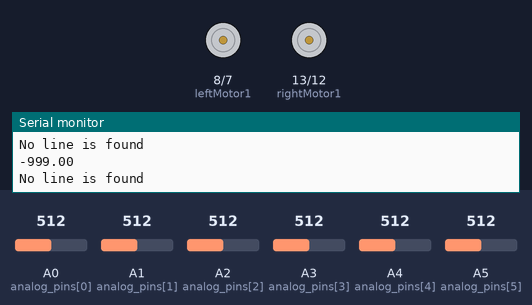
Simulated run of this sketch. Board: Arduino Uno, built with avr-gcc and run on an emulated ATmega328P. Shown: motor-driver pin pairs drawn as motors (green arrow = first pin HIGH = forward, orange = second pin HIGH = backward, longer = more drive, scaled by the enable pin), the last lines printed to the serial monitor. Inputs (shaded band) come from the test bench; at power-on: A0 (analog_pins[0]) = 512, A3 (analog_pins[3]) = 512, A1 (analog_pins[1]) = 512, A2 (analog_pins[2]) = 512, A4 (analog_pins[4]) = 512, A5 (analog_pins[5]) = 512.

Above: at 1.2 s.
1.3 s: A0 (analog_pins[0]) set to 736
2.8 s: A0 (analog_pins[0]) set to 763
At 4.1 s:
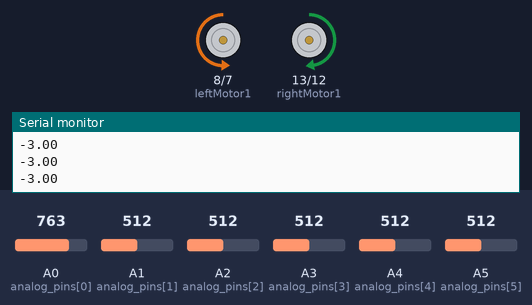
5.3 s: A0 (analog_pins[0]) set to 716
At 6.71 s:
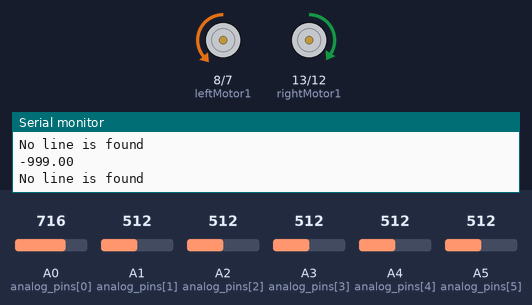
8.3 s: A3 (analog_pins[3]) set to 739
10.5 s: A3 (analog_pins[3]) set to 765
At 11.8 s:
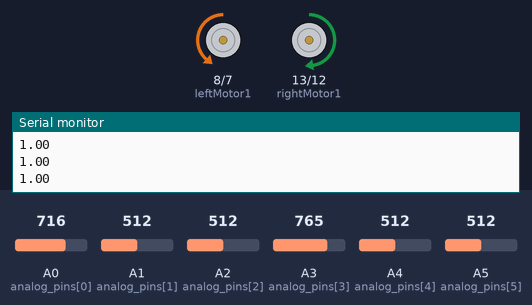
12.8 s: A3 (analog_pins[3]) set to 716
At 14.21 s:
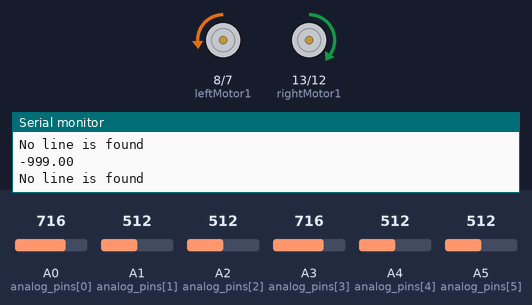
Timing chart, 0 to 16.8 s (numbered marks = the images above; inputs shaded):
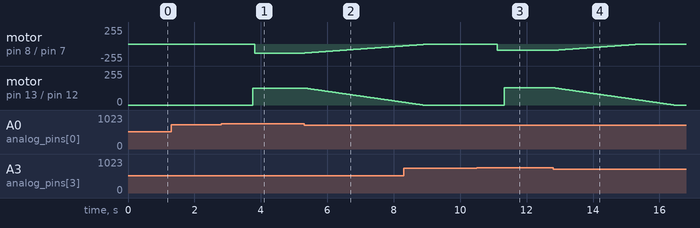

Measured:
- the behaviour switches between 750 and 751 on A0 (analog_pins[0]) (found by bisection; images 0 and 1)
- the behaviour switches between 750 and 751 on A3 (analog_pins[3]) (found by bisection; images 2 and 3)
- after the input at 2.8 s, motor on pin 8 (leftMotor1) / pin 7 (leftMotor2): stopped → backward 135/255 after 1.0 s; motor on pin 13 (rightMotor1) / pin 12 (rightMotor2): stopped → forward 127/255 after 0.95 s
- after the input at 5.3 s, motor on pin 8 (leftMotor1) / pin 7 (leftMotor2): moves from backward 135/255 to backward 29/255 over 2.9 s, starting at once; motor on pin 13 (rightMotor1) / pin 12 (rightMotor2): moves from forward 127/255 to forward 21/255 over 2.9 s, starting at once
- after the input at 10.5 s, motor on pin 8 (leftMotor1) / pin 7 (leftMotor2): stopped → backward 95/255 after 0.62 s; motor on pin 13 (rightMotor1) / pin 12 (rightMotor2): stopped → forward 129/255 after 0.83 s
- after the input at 12.8 s, motor on pin 8 (leftMotor1) / pin 7 (leftMotor2): moves from backward 95/255 to stopped over 2.6 s, starting at once; motor on pin 13 (rightMotor1) / pin 12 (rightMotor2): moves from forward 129/255 to stopped over 3.6 s, starting at once

The sketch:

line_follower_test.ino
```cpp
uint8_t analog_pins[6] = { A0, A1, A2, A3, A4, A5 };  // A0-> 2 (left) A5->7 (right)Define the analog input pins
#define rightMotor1 13                                //right motor 240RPM
#define rightMotor2 12
#define right_pwm_normalizer 1
#define rightMotorPWM 11
#define leftMotor1 8  //right motor 320RPM
#define leftMotor2 7
#define leftMotorPWM 10
#define left_pwm_normalizer 0.75
/*  digitalWrite(rightMotor1,HIGH);
    digitalWrite(rightMotor2, LOW); right motor forward

    digitalWrite(leftMotor1,LOW);
    digitalWrite(leftMotor2, HIGH); left motor forward
*/

void setup() {
  Serial.begin(9600);
  pinMode(rightMotor1, OUTPUT);
  pinMode(rightMotor2, OUTPUT);
  pinMode(rightMotorPWM, OUTPUT);
  pinMode(leftMotor1, OUTPUT);
  pinMode(leftMotor2, OUTPUT);
  pinMode(leftMotorPWM, OUTPUT);

  for (uint8_t i = 0; i < 6; i++) {
    pinMode(analog_pins[i], INPUT);
  }
}

unsigned int threshold = 710;  // Threshold for detecting black
void loop() {
  update_black_detections(750);
  Serial.println(get_line_pos());

  uint8_t base_pwm = 127;

  float line_position = get_line_pos();
  if (line_position == -999) {
    Serial.println("No line is found");
    drive_left_motor_at(0, 20, 1);
    drive_right_motor_at(0, 20, 1);
  } else if (line_position > 0) {
    int left_pwm = int(base_pwm * left_pwm_normalizer);
    int right_pwm = int((base_pwm + 2 * line_position * line_position * line_position) * right_pwm_normalizer);
    drive_left_motor_at(left_pwm, 1, 1);
    drive_right_motor_at(right_pwm, 1, 1);
  } else {
    line_position = -line_position;
    int left_pwm = int((base_pwm + 2 * line_position * line_position * line_position) * left_pwm_normalizer);
    int right_pwm = int(base_pwm * right_pwm_normalizer);
    drive_left_motor_at(left_pwm, 1, 1);
    drive_right_motor_at(right_pwm, 1, 1);
  }
}

uint8_t is_black[6] = { 0, 0, 0, 0, 0, 0 };
uint8_t update_black_detections(int black_threshold) {
  //uint8_t analog_pins[6] = {A0, A1, A2, A3, A4, A5}; // A0-> 2 (left) A5->7 (right)Define the analog input pins
  //right -> 2, left ->7

  for (uint8_t i = 0; i < 6; i++) {
    int analog_value = analogRead(analog_pins[i]);
    uint8_t digital_val = 0;
    if (analog_value > black_threshold) digital_val = 1;
    is_black[i] = digital_val;
  }
}
float get_line_pos() {

  int sensor_coefficients[6] = { -3, -2, -1, 1, 2, 3 };
  float pos_value = 0;
  uint8_t black_counter = 0;
  for (int i = 0; i < 6; i++) {
    if (is_black[i]) {
      pos_value = pos_value + sensor_coefficients[i];
      black_counter = black_counter + 1;
    }
  }
  if (black_counter != 0) {
    pos_value = pos_value / black_counter;
  } else {
    pos_value = -999;  //no line is found
  }

  return pos_value;
}

void test_print_is_black_array() {
  for (uint8_t i = 0; i < 6; i++) {
    Serial.print(String(is_black[i]) + " ");
  }
  Serial.println("");
}

void drive_right_motor_at(int pwm_val, int update_period_ms, uint8_t delta_pwm_per_period) {
  static unsigned long last_time_update = 0;
  static uint8_t actual_pwm = 0;
  if (millis() - last_time_update < update_period_ms) return;
  int delta_actual_pwm = pwm_val - actual_pwm;

  if (delta_actual_pwm < -delta_pwm_per_period) {
    delta_actual_pwm = -delta_pwm_per_period;
  } else if (delta_actual_pwm > delta_pwm_per_period) {
    delta_actual_pwm = delta_pwm_per_period;
  }
  actual_pwm = actual_pwm + delta_actual_pwm;

  //------------

  if (actual_pwm < 0) {  //go reverse
    digitalWrite(rightMotor1, LOW);
    digitalWrite(rightMotor2, HIGH);
    analogWrite(rightMotorPWM, actual_pwm);
  } else {
    digitalWrite(rightMotor1, HIGH);
    digitalWrite(rightMotor2, LOW);
    analogWrite(rightMotorPWM, actual_pwm);
  }
}

void drive_left_motor_at(int pwm_val, int update_period_ms, uint8_t delta_pwm_per_period) {
  static unsigned long last_time_update = 0;
  static uint8_t actual_pwm = 0;
  if (millis() - last_time_update < update_period_ms) return;
  int delta_actual_pwm = pwm_val - actual_pwm;

  if (delta_actual_pwm < -delta_pwm_per_period) {
    delta_actual_pwm = -delta_pwm_per_period;
  } else if (delta_actual_pwm > delta_pwm_per_period) {
    delta_actual_pwm = delta_pwm_per_period;
  }
  actual_pwm = actual_pwm + delta_actual_pwm;

  //-------------
  if (actual_pwm < 0) {  //go reverse
    digitalWrite(leftMotor1, HIGH);
    digitalWrite(leftMotor2, LOW);
    analogWrite(leftMotorPWM, -actual_pwm);
  } else {
    digitalWrite(leftMotor1, LOW);
    digitalWrite(leftMotor2, HIGH);
    analogWrite(leftMotorPWM, actual_pwm);
  }
}
```
